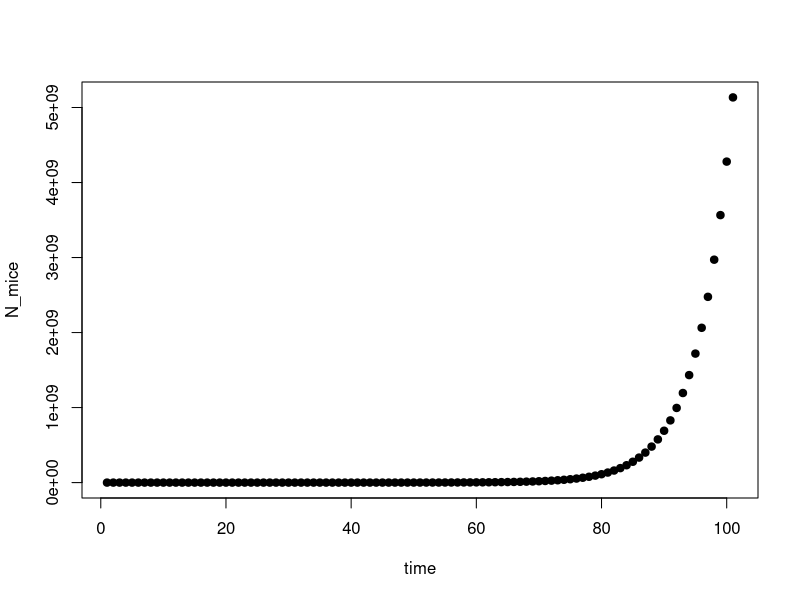
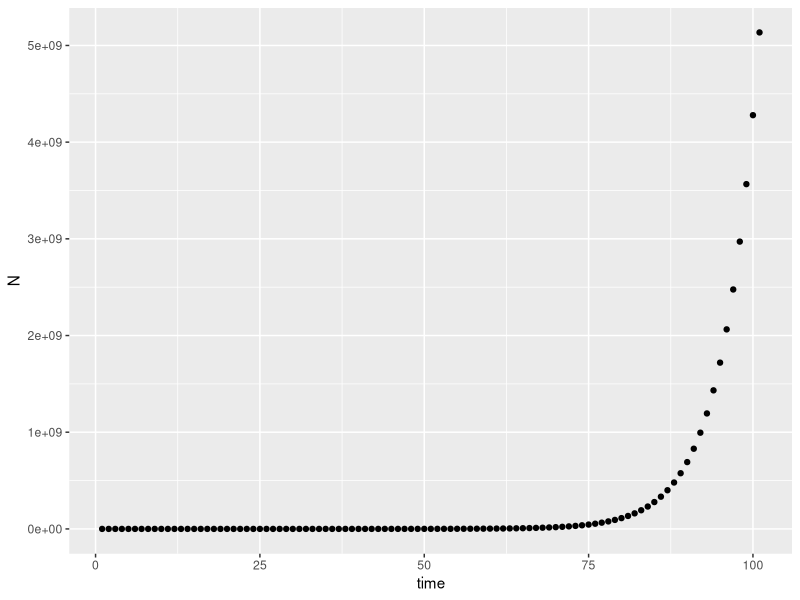
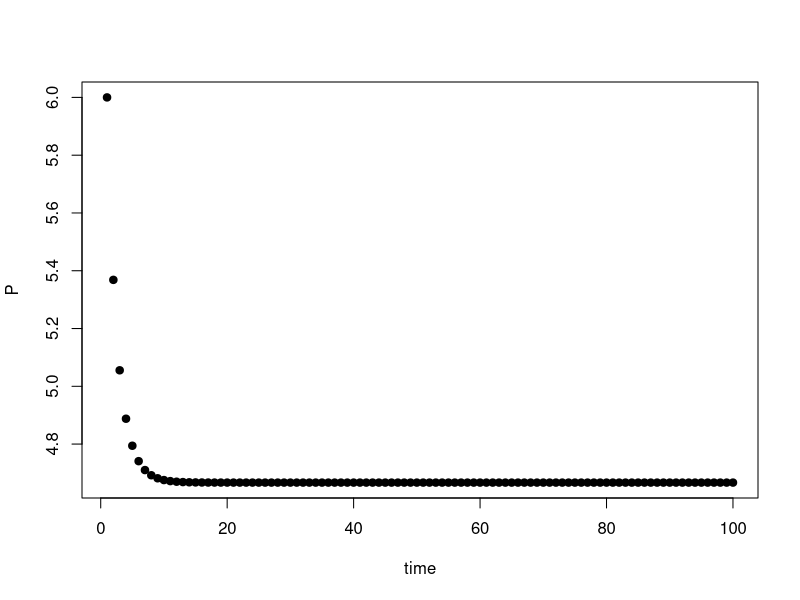
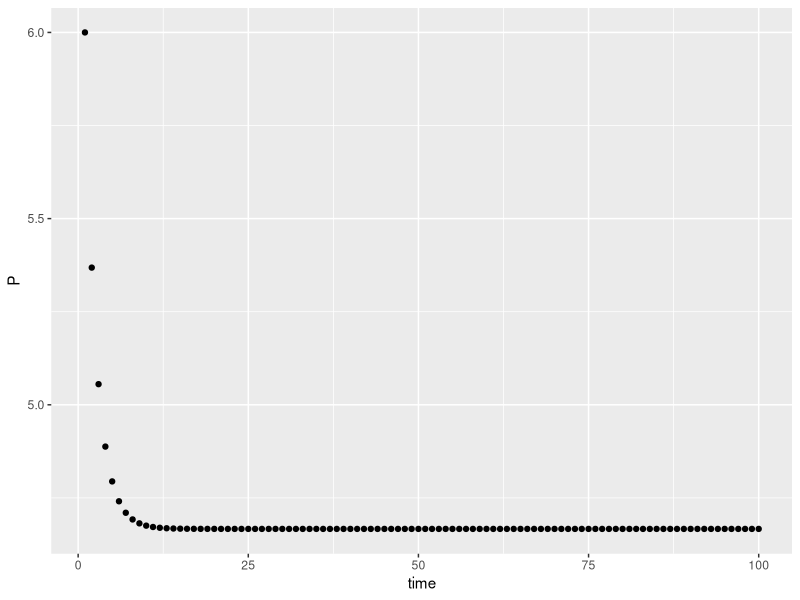

Generate these figures, in order, with R:
## ---- chunk 1
knitr::opts_chunk$set(echo = TRUE)
library(ggplot2)
library(deSolve)
## ---- chunk 2
my_fun <- function(x,y){
  z <- x+y
  return(z)
}
my_fun(17,3)
## ---- chunk 3
my_fun(25,9)
## ---- chunk 4
times_seven <- function(x){
  z <- x*7
  return(z)
}
times_seven(17)
## ---- chunk 5
# note how the loop changes the value of the variable x for each iteration of the loop: first x=1 and 'print(x)' is executed. Then x=2, then x=3, and so on.
for (x in 1:5) {
    print(x)
}
## ---- chunk 6
for(i in 1:5){
  z <- i + 6
  print(z)
}
## ---- chunk 7
a <- rep(NA,5)
for(i in 1:5){
  a[i] <- i
}
a
## ---- chunk 8
b <- c("I","love","R")
for(i in 1:length(b)){
  print(b[i])
}
## ---- chunk 9
v <- c(1.6,3,8)
for(i in 1:length(v)){
  m <- 2.65 * v[i] ^ 0.9
  print(m)
}
## ---- chunk 10
## Step 1. Write values for the parameters in the model (and initial values of state variables)
# d - the *fraction* of mice in yard eaten by cat / day --> 0-1
d <- .7
# b - the *number* of mice born per mouse / day --> N (0-infinity)
b <- 3
# m - the *number* of mice arriving in the yard per day --> N (0-infinity)
m <- 4
# N0 - the initial number of mice in the yard when we begin the survey
Nt <- 42

## Step 2. Write a function that will calculate values of number of mice from one time step to the next.
mice <- function(Nt,d,b,m){
  Nt1 <- (1+b)*(1-d)*Nt + m
  return(Nt1)
}

## Step 3. Call the function
#mice(Nt,d,b,m)

## Step 4. Follow the mice population size over some time intervals
# N - a variable where we record the population size over time
N <- Nt

for(i in 1:100){
  Nt1 <- mice(Nt,d,b,m)
  N <- c(N,Nt1)
  Nt <- Nt1
}

#N
#plot(N)
plot(N,xlab="time",ylab="N_mice",pch=19,col="black")
dat <- as.data.frame(N)
dat$time <- as.numeric(rownames(dat))

library(ggplot2)
ggplot2::ggplot(dat,aes(time,N)) + geom_point()
## ---- chunk 11
# Step 1. Example parameters
b <- 1.7
c <- .15
Pt <- 6

# Step 2. Example equation function
example_equation_function <- function(b,c,Pt){
  Pt1 <- (b*Pt) / (1 + c*Pt)
  return(Pt1)
}

# Step 3. Make sure the function works
Pt1 <- example_equation_function(b,c,Pt)

# Step 4. Create a new variable to hold future values of P
P <- rep(NA,100)

# Step 5. Create a for loop to iteratively calculate P
P[1] <- Pt
for(i in 2:100){
  P[i] <- example_equation_function(b,c,Pt)
  Pt <- P[i]
}

# Step 6. Plot P over time
plot(P,xlab="time",ylab="P",pch=19,col="black")
dat <- as.data.frame(P)
dat$time <- as.numeric(rownames(dat))
library(ggplot2)
ggplot2::ggplot(dat,aes(time,P)) + geom_point()
